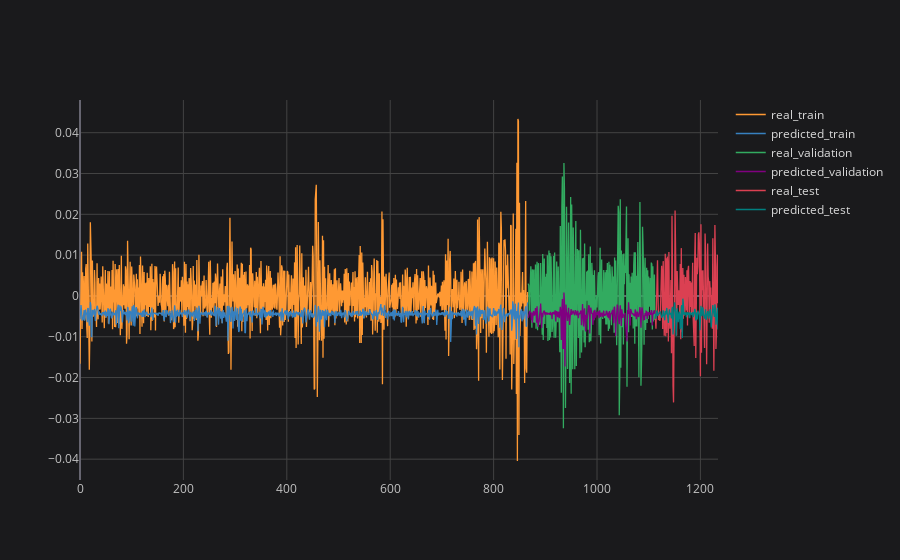

The code cell stored with this chart in its notebook:
### Code cell
# plotting partial result
plot_ticker = 'PETR4'
plot_feature = target_feature
plot_imf = 'IMF1'

concatenated_results[plot_ticker][plot_feature][plot_imf].iplot(title=f'{plot_ticker} {plot_feature} {plot_imf}', asFigure=True, layout=space)

### Figure 1 — Plotly figure (JSON) as saved in the notebook; plotly's stock layout.template omitted (floating-point values rounded to 4 significant figures; data arrays with more than 128 entries replaced by an {"elided": "..."} marker saying what was removed)
{"data": [{"line": {"color": "rgba(255, 153, 51, 1.0)", "dash": "solid", "shape": "linear", "width": 1.3}, "mode": "lines", "name": "real_train", "text": "", "type": "scatter", "x": {"elided": "1235 int values"}, "y": {"elided": "1235 mixed values"}}, {"line": {"color": "rgba(55, 128, 191, 1.0)", "dash": "solid", "shape": "linear", "width": 1.3}, "mode": "lines", "name": "predicted_train", "text": "", "type": "scatter", "x": {"elided": "1235 int values"}, "y": {"elided": "1235 mixed values"}}, {"line": {"color": "rgba(50, 171, 96, 1.0)", "dash": "solid", "shape": "linear", "width": 1.3}, "mode": "lines", "name": "real_validation", "text": "", "type": "scatter", "x": {"elided": "1235 int values"}, "y": {"elided": "1235 mixed values"}}, {"line": {"color": "rgba(128, 0, 128, 1.0)", "dash": "solid", "shape": "linear", "width": 1.3}, "mode": "lines", "name": "predicted_validation", "text": "", "type": "scatter", "x": {"elided": "1235 int values"}, "y": {"elided": "1235 mixed values"}}, {"line": {"color": "rgba(219, 64, 82, 1.0)", "dash": "solid", "shape": "linear", "width": 1.3}, "mode": "lines", "name": "real_test", "text": "", "type": "scatter", "x": {"elided": "1235 int values"}, "y": {"elided": "1235 mixed values"}}, {"line": {"color": "rgba(0, 128, 128, 1.0)", "dash": "solid", "shape": "linear", "width": 1.3}, "mode": "lines", "name": "predicted_test", "text": "", "type": "scatter", "x": {"elided": "1235 int values"}, "y": {"elided": "1235 mixed values"}}], "layout": {"legend": {"bgcolor": "#1A1A1C", "font": {"color": "#D9D9D9", "size": 12}}, "paper_bgcolor": "#1A1A1C", "plot_bgcolor": "#1A1A1C", "title": {"font": {"color": "#D9D9D9"}, "x": 0.5}, "xaxis": {"gridcolor": "#434343", "showgrid": true, "tickfont": {"color": "#C2C2C2", "size": 12}, "title": {"font": {"color": "#D9D9D9"}}, "zerolinecolor": "#666570"}, "yaxis": {"gridcolor": "#434343", "showgrid": true, "tickfont": {"color": "#C2C2C2", "size": 12}, "title": {"font": {"color": "#D9D9D9"}}, "zerolinecolor": "#666570"}}}
